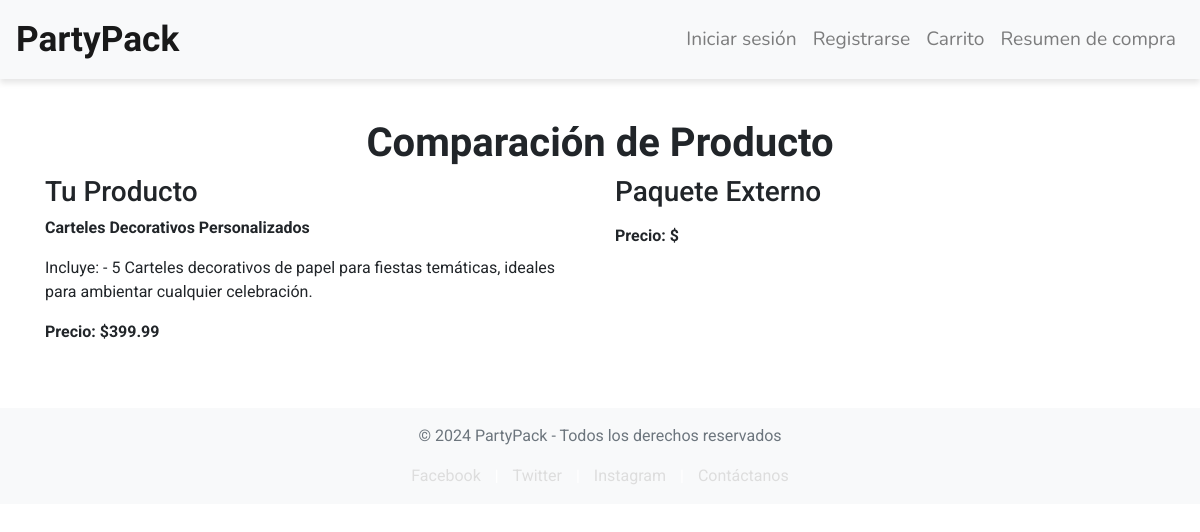
Screenshot of /comparar/15/ with the database file from the repository.
### PartyPack/models.py (models this page shows, shortened)
class Producto(models.Model):
    nombre = models.CharField(max_length=100)  # Nombre del producto
    descripcion = models.TextField()  # Descripción del producto
    precio = models.DecimalField(max_digits=10, decimal_places=2)  # Precio del producto
    stock = models.PositiveIntegerField()  # Cantidad disponible en inventario
    imagen = models.ImageField(upload_to='productos/', blank=True, null=True)  # Imagen del producto
    disponibilidad = models.BooleanField(default=True)  # Indica si el producto está disponible
    paquete = models.ForeignKey(
        Paquete,
        on_delete=models.CASCADE,
        related_name="productos",
        blank=True,
        null=True
    )  # Relación opcional con un paquete
    categoria = models.CharField(max_length=100, blank=True, null=True)  # Categoría del producto

### PartyPack/views.py (the view)
# urls.py: path('comparar/<int:producto_id>/', views.comparar, name='comparar'),
def comparar(request, producto_id):
    producto = Producto.objects.get(id=producto_id)
    paquete = producto.paquete
    return render(request, 'comparar.html', {'producto': producto, 'paquete': paquete})

### PartyPack/templates/comparar.html (shortened to what this page needs)
{% extends 'base.html' %}
{% block content %}
<h1>Comparación de Producto</h1>
<div class="row">
    <div class="col-md-6">
        <h3>Tu Producto</h3>
        <p><strong>{{ producto.nombre }}</strong></p>
        <p>{{ producto.descripcion }}</p>
        <p><strong>Precio: ${{ producto.precio }}</strong></p>
    </div>
    <div class="col-md-6">
        <h3>Paquete Externo</h3>
        <p><strong>Precio: ${{ paquete.precio }}</strong></p>
    </div>
</div>
{% endblock %}

### static/css/style.css (style rules this page uses)
h1 { font-family: 'Parkinsans', sans-serif; margin-top: 40px; font-size: 2.5rem; font-weight: bold; text-align: center; }
body { font-family: 'Roboto', sans-serif; }

### rows the page displays
Producto: nombre "Carteles Decorativos Personalizados", descripcion "Incluye: - 5 Carteles decorativos de papel para fiestas temáticas, ideales para ambientar cualquier celebración.", precio "399.99"
